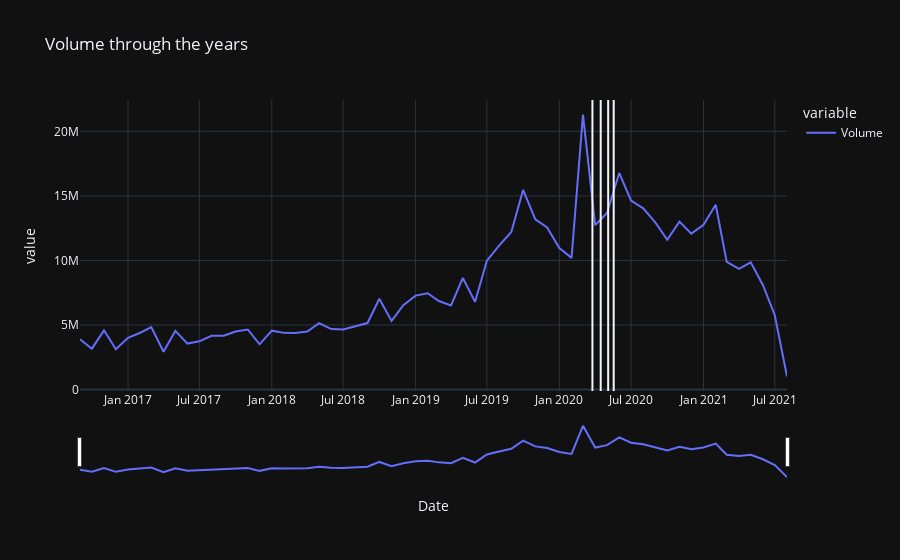

The code cell stored with this chart in its notebook:
### Markdown cell above
### Some Insights 

The above plot indicates the variations in the NSE Nifty Stock Prices through the years.

There are some insights that we can get with the above graph:

1. Again the prices fell quite a bit during the phases of lockdown (indicated by the white lines). 
    - Phase 1: 25 March 2020 – 14 April 2020 (21 days)
    - Phase 2: 15 April 2020 – 3 May 2020 (19 days)
    - Phase 3: 4 May 2020 – 17 May 2020 (14 days)
    - Phase 4: 18 May 2020 – 31 May 2020 (14 days)
2. But this graph doesn't have the decreasing trend like the oil prices. So it can be understood that the stock market was in better position.
3. There is remarkable increase in the nifty data after the lockdown toward the unlock phases

### Code cell
fig = px.line(nifty, x='Date', y=['Volume'], title='Volume through the years')
fig.update_xaxes(rangeslider_visible=True)
fig.add_vline(x='2020-03-25')
fig.add_vline(x='2020-04-15')
fig.add_vline(x='2020-05-04')
fig.add_vline(x='2020-05-18')
fig.show()

### Figure 1 — Plotly figure (JSON) as saved in the notebook; plotly's stock layout.template omitted (floating-point values rounded to 4 significant figures)
{"data": [{"hovertemplate": "variable=Volume<br>Date=%{x}<br>value=%{y}<extra></extra>", "legendgroup": "Volume", "line": {"color": "#636efa", "dash": "solid"}, "mode": "lines", "name": "Volume", "orientation": "v", "showlegend": true, "type": "scatter", "x": ["2016-09-01T00:00:00", "2016-10-01T00:00:00", "2016-11-01T00:00:00", "2016-12-01T00:00:00", "2017-01-01T00:00:00", "2017-02-01T00:00:00", "2017-03-01T00:00:00", "2017-04-01T00:00:00", "2017-05-01T00:00:00", "2017-06-01T00:00:00", "2017-07-01T00:00:00", "2017-08-01T00:00:00", "2017-09-01T00:00:00", "2017-10-01T00:00:00", "2017-11-01T00:00:00", "2017-12-01T00:00:00", "2018-01-01T00:00:00", "2018-02-01T00:00:00", "2018-03-01T00:00:00", "2018-04-01T00:00:00", "2018-05-01T00:00:00", "2018-06-01T00:00:00", "2018-07-01T00:00:00", "2018-08-01T00:00:00", "2018-09-01T00:00:00", "2018-10-01T00:00:00", "2018-11-01T00:00:00", "2018-12-01T00:00:00", "2019-01-01T00:00:00", "2019-02-01T00:00:00", "2019-03-01T00:00:00", "2019-04-01T00:00:00", "2019-05-01T00:00:00", "2019-06-01T00:00:00", "2019-07-01T00:00:00", "2019-08-01T00:00:00", "2019-09-01T00:00:00", "2019-10-01T00:00:00", "2019-11-01T00:00:00", "2019-12-01T00:00:00", "2020-01-01T00:00:00", "2020-02-01T00:00:00", "2020-03-01T00:00:00", "2020-04-01T00:00:00", "2020-05-01T00:00:00", "2020-06-01T00:00:00", "2020-07-01T00:00:00", "2020-08-01T00:00:00", "2020-09-01T00:00:00", "2020-10-01T00:00:00", "2020-11-01T00:00:00", "2020-12-01T00:00:00", "2021-01-01T00:00:00", "2021-02-01T00:00:00", "2021-03-01T00:00:00", "2021-04-01T00:00:00", "2021-05-01T00:00:00", "2021-06-01T00:00:00", "2021-07-01T00:00:00", "2021-08-01T00:00:00"], "xaxis": "x", "y": [3900400, 3165200, 4585400, 3118800, 4009100, 4398500, 4835000, 2931300, 4541800, 3558000, 3732400, 4168000, 4165300, 4500300, 4650900, 3504400, 4560600, 4389900, 4389100, 4499400, 5142500, 4683800, 4648500, 4923000, 5151800, 7030800, 5318400, 6533100, 7273800, 7461400, 6857200, 6516900, 8645600, 6788000, 9988500, 11153100, 12210000, 15461000, 13178000, 12549800, 10965400, 10198200, 21303000, 12736300, 13675900, 16778800, 14640200, 14035500, 12928400, 11602500, 13004600, 12077600, 12761800, 14313900, 9886800, 9344700, 9859900, 8079100, 5756800, 1013400], "yaxis": "y"}], "layout": {"legend": {"title": {"text": "variable"}, "tracegroupgap": 0}, "shapes": [{"type": "line", "x0": "2020-03-25", "x1": "2020-03-25", "xref": "x", "y0": 0, "y1": 1, "yref": "y domain"}, {"type": "line", "x0": "2020-04-15", "x1": "2020-04-15", "xref": "x", "y0": 0, "y1": 1, "yref": "y domain"}, {"type": "line", "x0": "2020-05-04", "x1": "2020-05-04", "xref": "x", "y0": 0, "y1": 1, "yref": "y domain"}, {"type": "line", "x0": "2020-05-18", "x1": "2020-05-18", "xref": "x", "y0": 0, "y1": 1, "yref": "y domain"}], "title": {"text": "Volume through the years"}, "xaxis": {"anchor": "y", "domain": [0, 1], "rangeslider": {"visible": true}, "title": {"text": "Date"}}, "yaxis": {"anchor": "x", "domain": [0, 1], "title": {"text": "value"}}}}
